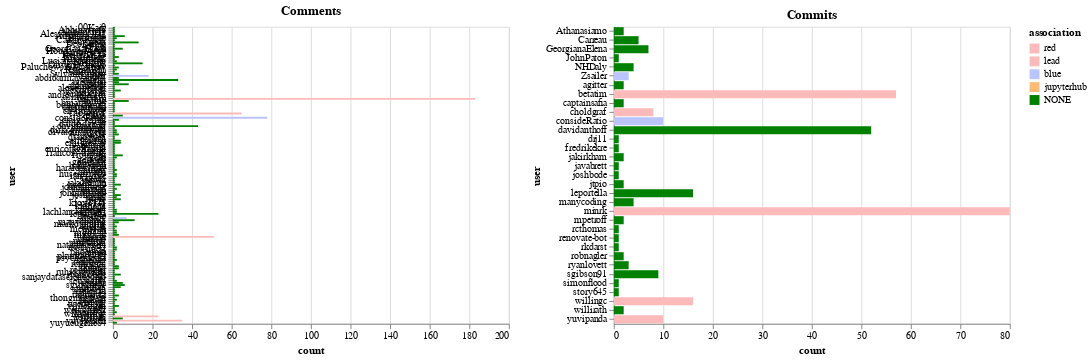

The code cell stored with this chart in its notebook:
### Code cell
commits = alt.Chart(pltcommits, title="Commits").mark_bar().encode(
    x='count',
    y='user',
    color=alt.Color('association', scale=color_scale)
)

comments = alt.Chart(pltcomments, title="Comments").mark_bar().encode(
    x='count',
    y='user',
    color=alt.Color('association', scale=color_scale)
)

comments | commits

### Figure 1 — Vega-Lite specification as saved in the notebook (floating-point values rounded to 4 significant figures; data arrays with more than 128 entries replaced by an {"elided": "..."} marker saying what was removed)
{"$schema": "https://vega.github.io/schema/vega-lite/v2.6.0.json", "config": {"view": {"height": 300, "width": 400}}, "datasets": {"data-900cac712e7ed6d66baeddd6c1248334": {"elided": "142 records"}, "data-ff583dd09e764692a6c2556ccab89766": [{"association": "NONE", "count": 2, "kind": "commits", "user": "Athanasiamo"}, {"association": "NONE", "count": 5, "kind": "commits", "user": "Carreau"}, {"association": "NONE", "count": 7, "kind": "commits", "user": "GeorgianaElena"}, {"association": "NONE", "count": 1, "kind": "commits", "user": "JohnPaton"}, {"association": "NONE", "count": 4, "kind": "commits", "user": "NHDaly"}, {"association": "blue", "count": 3, "kind": "commits", "user": "Zsailer"}, {"association": "NONE", "count": 2, "kind": "commits", "user": "agitter"}, {"association": "red", "count": 57, "kind": "commits", "user": "betatim"}, {"association": "NONE", "count": 2, "kind": "commits", "user": "captainsafia"}, {"association": "red", "count": 8, "kind": "commits", "user": "choldgraf"}, {"association": "blue", "count": 10, "kind": "commits", "user": "consideRatio"}, {"association": "NONE", "count": 52, "kind": "commits", "user": "davidanthoff"}, {"association": "NONE", "count": 1, "kind": "commits", "user": "drj11"}, {"association": "NONE", "count": 1, "kind": "commits", "user": "fredrikekre"}, {"association": "NONE", "count": 2, "kind": "commits", "user": "jakirkham"}, {"association": "NONE", "count": 1, "kind": "commits", "user": "javabrett"}, {"association": "NONE", "count": 1, "kind": "commits", "user": "joshbode"}, {"association": "NONE", "count": 2, "kind": "commits", "user": "jtpio"}, {"association": "NONE", "count": 16, "kind": "commits", "user": "leportella"}, {"association": "NONE", "count": 4, "kind": "commits", "user": "manycoding"}, {"association": "lead", "count": 80, "kind": "commits", "user": "minrk"}, {"association": "NONE", "count": 2, "kind": "commits", "user": "mpetroff"}, {"association": "NONE", "count": 1, "kind": "commits", "user": "rcthomas"}, {"association": "NONE", "count": 1, "kind": "commits", "user": "renovate-bot"}, {"association": "NONE", "count": 1, "kind": "commits", "user": "rkdarst"}, {"association": "NONE", "count": 2, "kind": "commits", "user": "robnagler"}, {"association": "NONE", "count": 3, "kind": "commits", "user": "ryanlovett"}, {"association": "NONE", "count": 9, "kind": "commits", "user": "sgibson91"}, {"association": "NONE", "count": 1, "kind": "commits", "user": "simonflood"}, {"association": "NONE", "count": 1, "kind": "commits", "user": "story645"}, {"association": "red", "count": 16, "kind": "commits", "user": "willingc"}, {"association": "NONE", "count": 2, "kind": "commits", "user": "willirath"}, {"association": "red", "count": 10, "kind": "commits", "user": "yuvipanda"}]}, "hconcat": [{"data": {"name": "data-900cac712e7ed6d66baeddd6c1248334"}, "encoding": {"color": {"field": "association", "scale": {"domain": ["red", "lead", "blue", "jupyterhub", "NONE"], "range": ["#fdbaba", "#fdbaba", "#bac5fd", "#ffbb74", "green"]}, "type": "nominal"}, "x": {"field": "count", "type": "quantitative"}, "y": {"field": "user", "type": "nominal"}}, "mark": "bar", "title": "Comments"}, {"data": {"name": "data-ff583dd09e764692a6c2556ccab89766"}, "encoding": {"color": {"field": "association", "scale": {"domain": ["red", "lead", "blue", "jupyterhub", "NONE"], "range": ["#fdbaba", "#fdbaba", "#bac5fd", "#ffbb74", "green"]}, "type": "nominal"}, "x": {"field": "count", "type": "quantitative"}, "y": {"field": "user", "type": "nominal"}}, "mark": "bar", "title": "Commits"}]}
